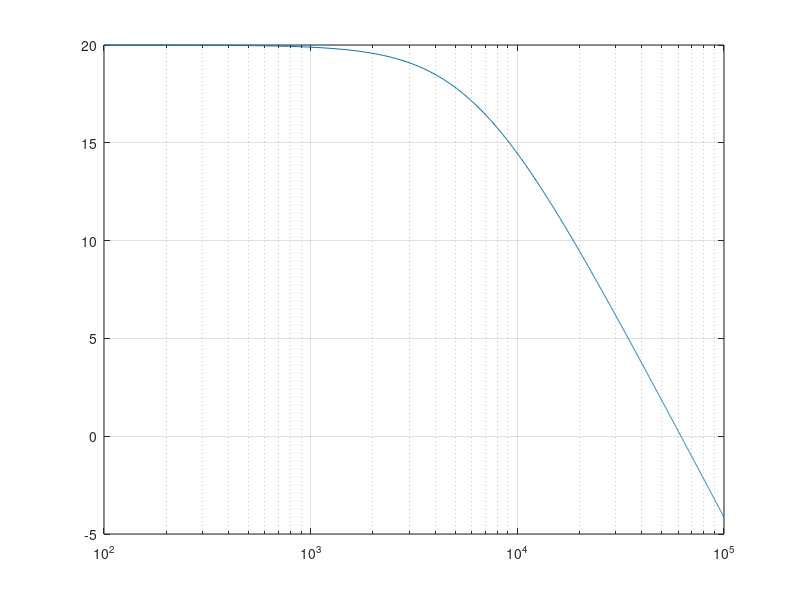
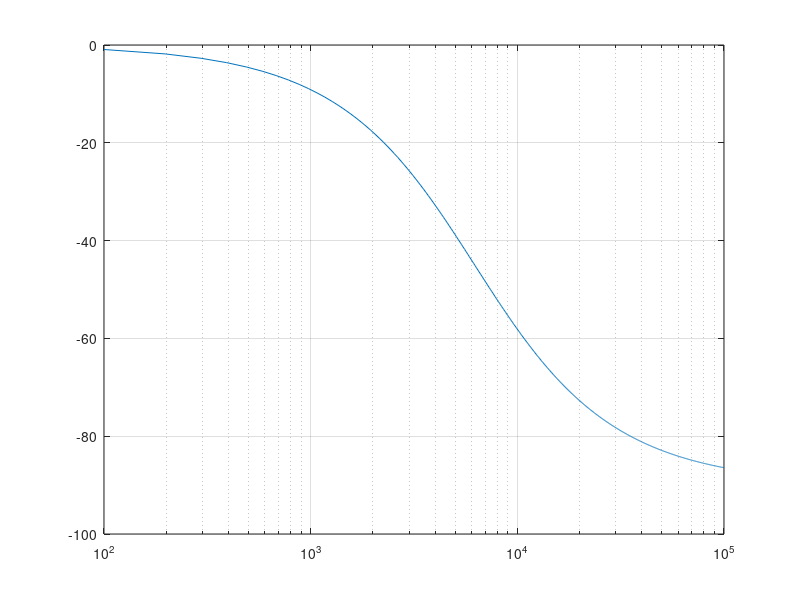

Write MATLAB code to recreate these figures, in order.
% First Order High Pass Filter with gain 20dB
% Born June 22 -> f_crit = 6.22 Hz @ -3dB
f_crit = 6220; j = sqrt(-1); K = 10;
C = 0.0000001; Rb = 3000; Ra = 27000;
R = 1/(2*pi*f_crit*C);

f_start = 100; f_stop = 100000; 
step = (f_stop - f_start)/1024; 
freq = f_start:step:f_stop;

Tf = K.*(1./(1.+j.*freq./f_crit));

Ms = 20*log10(abs(Tf));
Ps = (180/pi)*angle(Tf);
semilogx(freq,Ms),grid
figure
semilogx(freq,Ps),grid